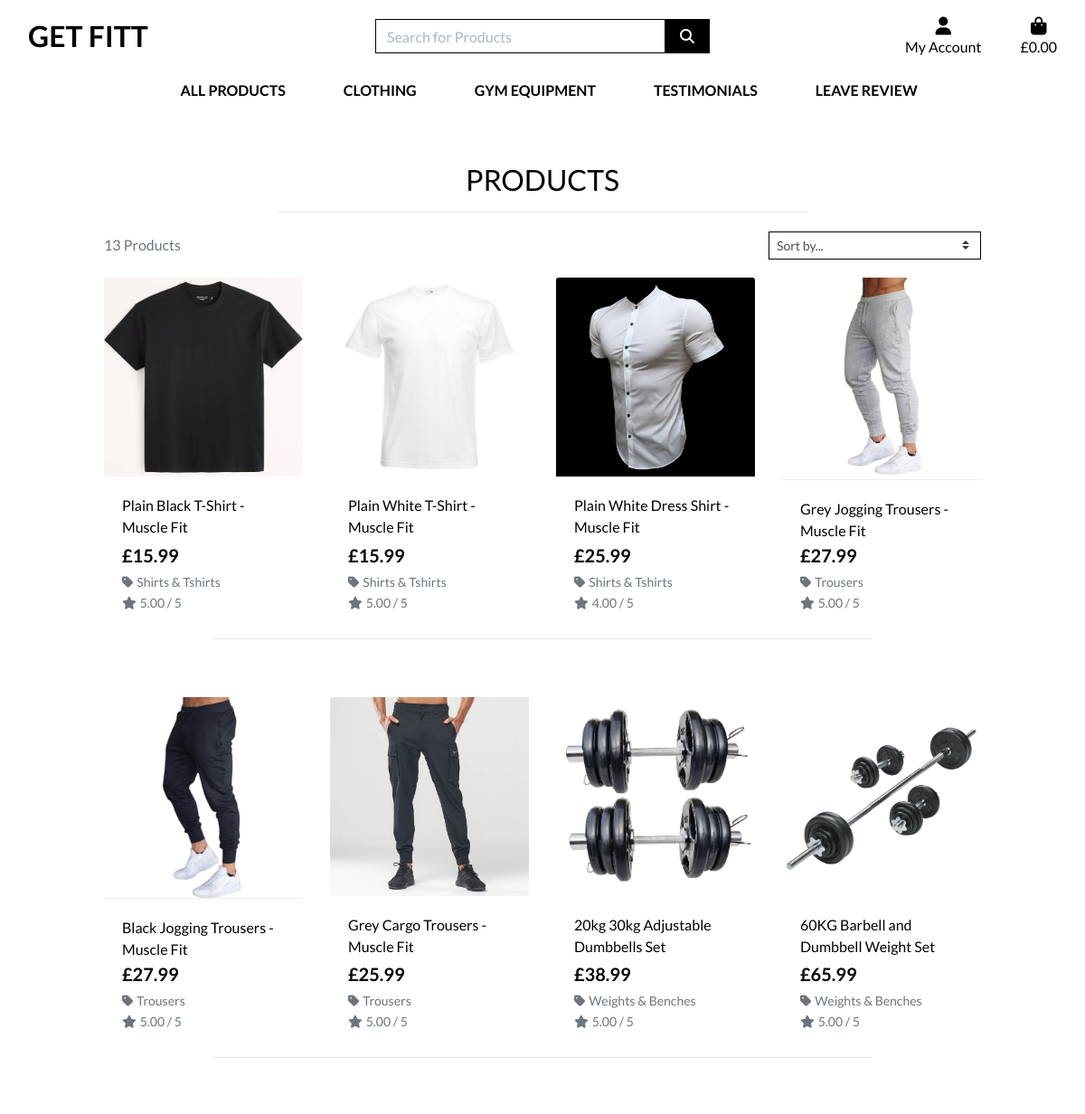
The app's page /products/ (upper part), older data.
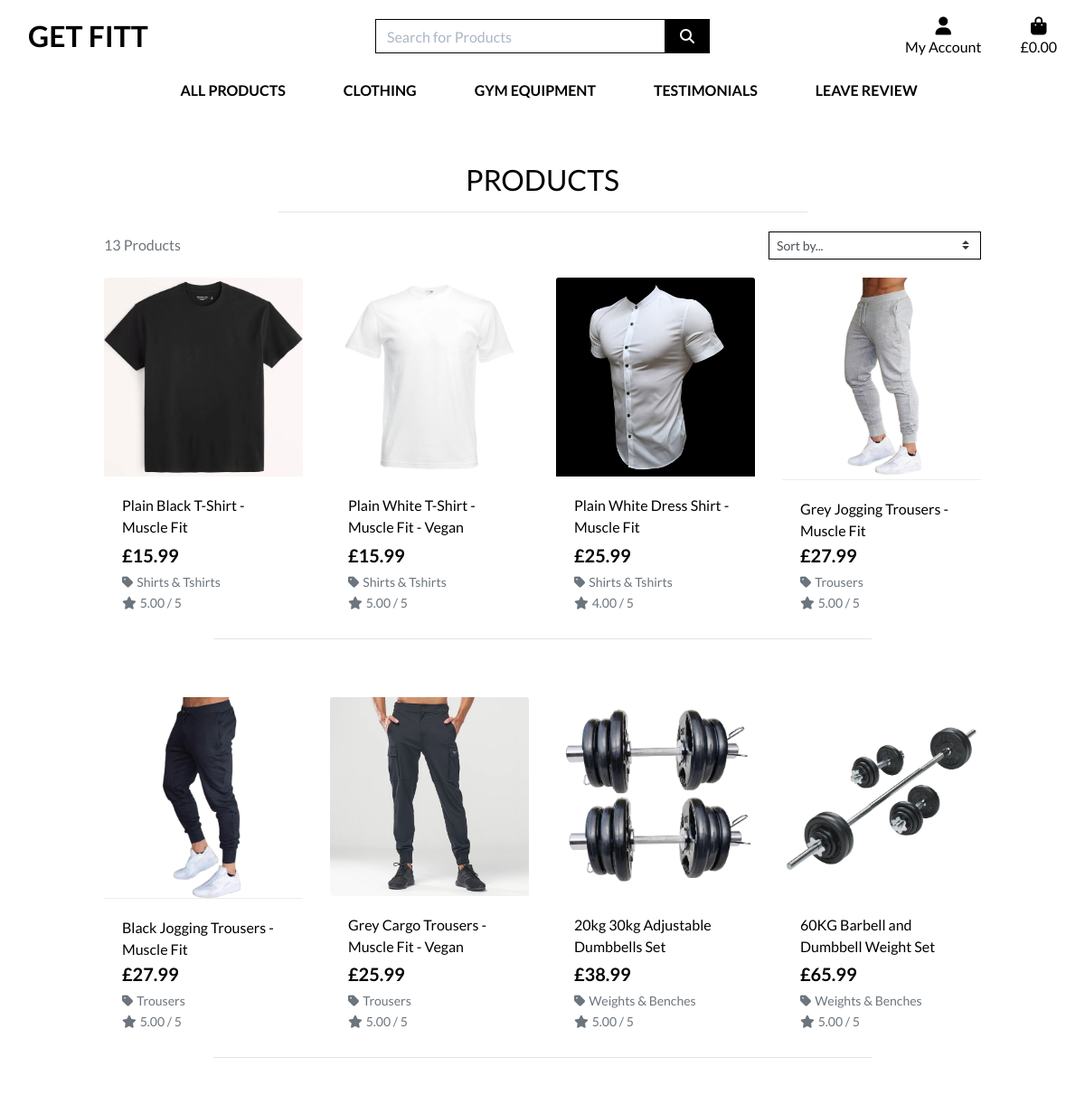
The same page, newer data.
### products/models.py (models this page shows, shortened)
class Product(models.Model):
    category = models.ForeignKey('Category', null=True, blank=True, on_delete=models.SET_NULL)
    sku = models.CharField(max_length=254, null=True, blank=True)
    name = models.CharField(max_length=254)
    description = models.TextField()
    best_for = models.CharField(max_length=254, null=True, blank=True)
    material = models.CharField(max_length=254, null=True, blank=True)
    season = models.CharField(max_length=254, null=True, blank=True)
    is_vegan = models.BooleanField(default=False, null=True, blank=True)
    has_sizes = models.BooleanField(default=False, null=True, blank=True)
    price = models.DecimalField(max_digits=6, decimal_places=2)
    rating = models.DecimalField(max_digits=6, decimal_places=2, null=True, blank=True)
    image_url = models.URLField(max_length=1024, null=True, blank=True)
    image = models.ImageField(null=True, blank=True)

class Category(models.Model):
    class Meta:
        verbose_name_plural = 'Categories'
    name = models.CharField(max_length=254)
    friendly_name = models.CharField(max_length=254, null=True, blank=True)

### products/views.py (the view, shortened to what this page needs)
# urls.py: path('', views.all_products, name='products'),
def all_products(request):
    products = Product.objects.all()
    query = None
    categories = None
    sort = None
    direction = None
    current_sorting = f'{sort}_{direction}'
    context = {
        'products': products,
        'search_term': query,
        'current_categories': categories,
        'current_sorting': current_sorting,
    }
    return render(request, 'products/products.html', context)

### bag/contexts.py (called while the page is built, shortened)
def bag_contents(request):
    bag_items = []
    total = 0
    product_count = 0
    bag = request.session.get('bag', {})
    if total < settings.FREE_DELIVERY_THRESHOLD:
        delivery = total * Decimal(settings.STANDARD_DELIVERY_PERCENTAGE / 100)
        free_delivery_delta = settings.FREE_DELIVERY_THRESHOLD - total
    else:
        delivery = 0
        free_delivery_delta = 0
    grand_total = delivery + total
    context = {
        'bag_items': bag_items,
        'total': total,
        'product_count': product_count,
        'delivery': delivery,
        'free_delivery_delta': free_delivery_delta,
        'free_delivery_threshold': settings.FREE_DELIVERY_THRESHOLD,
        'grand_total': grand_total,
    }
    return context

### products/templates/products/products.html (shortened to what this page needs)
{% extends "base.html" %}
{% load static %}
{% block page_header %}
    <div class="container header-container">
    </div>
{% endblock %}
{% block content %}
    <div class="overlay"></div>
    <div class="container-fluid">
        <div class="row">
            <div class="col text-center mt-3">
                <h2 class="logo-font">Products</h2>
                <hr class="w-50 mb-1">
            </div>
        </div>
        <div class="row">
            <div class="product-container col-10 offset-1">
                <div class="row mt-1 mb-2">
                    <div class="col-12 col-md-6 my-auto order-md-last d-flex justify-content-center justify-content-md-end">
                        <div class="sort-select-wrapper w-50">
                            <select id="sort-selector" class="custom-select custom-select-sm rounded-0 border border-{% if current_sorting != 'None_None' %}info{% else %}black{% endif %}">
                                <option value="reset" {% if current_sorting == 'None_None' %}selected{% endif %}>Sort by...</option>
                            </select>
                        </div>
                    </div>
                    <div class="col-12 col-md-6 order-md-first">
                        <p class="text-muted mt-3 text-center text-md-left">
                            {{ products|length }} Products{% if search_term %} found for <strong>"{{ search_term }}"</strong>{% endif %}
                        </p>
                    </div>
                </div>
                <div class="row">
                    {% for product in products %}
                        <div class="col-sm-6 col-md-6 col-lg-4 col-xl-3">
                            <div class="card h-100 border-0">
                                {% if product.image %}
                                <a href="{% url 'product_detail' product.id %}">
                                    <img class="card-img-top img-fluid" src="{{ product.image.url }}" alt="{{ product.name }}">
                                </a>
                                {% else %}
                                <a href="{% url 'product_detail' product.id %}">
                                    <img class="card-img-top img-fluid" src="{{ MEDIA_URL }}noimage.png" alt="{{ product.name }}">
                                </a>
                                {% endif %}
                                <div class="card-body pb-0">
                                    <p class="mb-0">{{ product.name }}</p>
                                </div>
                                <div class="card-footer bg-white pt-0 border-0 text-left">
                                    <div class="row">
                                        <div class="col">
                                            <p class="lead mb-0 text-left font-weight-bold">£{{ product.price }}</p>
                                            {% if product.category %}
                                            <p class="small mt-1 mb-0">
                                                <a class="text-muted" href="{% url 'products' %}?category={{ product.category.name }}">
                                                    <i class="fas fa-tag mr-1"></i>{{ product.category.friendly_name }}
                                                </a>
                                            </p>
                                            {% endif %}
                                            {% if product.rating %}
                                                <small class="text-muted"><i class="fas fa-star mr-1"></i>{{ product.rating }} / 5</small>
                                            {% else %}
                                                <small class="text-muted">No Rating</small>
                                            {% endif %}
                                        </div>
                                    </div>
                                </div>
                            </div>
                        </div>
                        {% if forloop.counter|divisibleby:4 %}
                            <div class="col-12 d-none d-xl-block mb-5">
                                <hr>
                            </div>
                        {% endif %}
                    {% endfor %}
                </div>
            </div>
        </div>
    </div>
{% endblock %}

### templates/base.html (shortened to what this page needs)
{% load static %}
<!doctype html>
<html lang="en">
  <head>
    {% block main_css %}
    <link rel="stylesheet" href="https://cdn.jsdelivr.net/npm/bootstrap@4.6.2/dist/css/bootstrap.min.css">
    <link rel="stylesheet" href="{% static 'css/base.css' %}">
    {% endblock %}
  </head>
  <body>
    <header class="container-fluid fixed-top">
      <div id="topnav" class="row bg-white pt-lg-2 d-none d-lg-flex">
        <div class="col col-12 col-lg-4 my-auto py-1 py-lg-0 text-center text-lg-left">
          <a href="{% url 'home' %}" class="nav-link main-logo-link">
            <h2 class="logo-font text-black my-0"><strong>Get Fitt</strong></h2>
          </a>
        </div>
        <div class="col col-12 col-lg-4 my-auto py-1 py-lg-0 text-center text-lg-left">
          <form action="{% url 'products' %}" method="GET">
            <div class="input-group w-100">
              <input type="text" name="q" placeholder="Search for Products" class="form-control border border-black rounded-0">
                <div class="input-group-append">
                  <button class="form-control btn btn-black border border-black rounded-0" type="submit">
                    <span class="icon">
                      <i class="fas fa-search"></i>
                    </span>
                  </button>
                </div>
            </div>
          </form>
        </div>
        <div class="col col-12 col-lg-4 my-auto py-1 py-lg-0 text-center text-lg-left">
          <ul class="list-inline list-unstyled text-center text-lg-right my-0">
            <li class="list-inline-item dropdown">
              <a href="#" class="text-black nav-link" id="user-options" data-toggle="dropdown" aria-haspopup="true" aria-expanded="false">
                <div class="text-center">
                  <div><i class="fas fa-user fa-lg"></i></div>
                  <p class="my-0">My Account</p>
                </div>
              </a>
            </li>
            <li class="list-inline-item">
              <a class="{% if grand_total %}text-info font-weight-bold{% else %}text-black{% endif %} nav-link" href="{% url 'view_bag' %}">
                <div class="text-center">
                  <div><i class="fas fa-shopping-bag fa-lg"></i></div>
                    <p class="my-0">
                      {% if grand_total %}
                        £{{ grand_total|floatformat:2 }}
                      {% else %}
                        £0.00
                      {% endif %}
                    </p>
                </div>
              </a>
            </li>
          </ul>
        </div>
      </div>
      <div class="row bg-white">
        <nav class="navbar navbar-expand-lg navbar-light w-100">
            {% include 'includes/mobile-top-header.html' %}
            {% include 'includes/main-nav.html' %}
        </nav>
      </div>
    </header>
    {% block page_header %}
    {% endblock %}
    {% block content %}
    {% endblock %}
  </body>
</html>

### templates/includes/mobile-top-header.html (shortened to what this page needs)
<ul>
  </ul>

### templates/includes/main-nav.html (shortened to what this page needs)
<div class="collapse navbar-collapse" id="main-nav">
    <ul class="navbar-nav w-auto mx-auto">
        <li class="nav-item dropdown">
            <a class="logo-font font-weight-bold nav-link text-black mr-5" href="#" id="all-products-link" data-toggle="dropdown" aria-haspopup="true" aria-expanded="false">
                All Products
            </a>
        </li>
        <li class="nav-item dropdown">
            <a class="logo-font font-weight-bold nav-link text-black mr-5" href="#" id="clothing-link" data-toggle="dropdown" aria-haspopup="true" aria-expanded="false">
                Clothing
            </a>
        </li>
        <li class="nav-item dropdown">
            <a class="logo-font font-weight-bold nav-link text-black mr-5" href="#" id="homeware-link" data-toggle="dropdown" aria-haspopup="true" aria-expanded="false">
                Gym Equipment
            </a>
        </li>
        <li class="nav-item dropdown" aria-labelledby="testimonials-link">
            <a class="logo-font font-weight-bold nav-link text-black mr-5" href="{% url 'testimonials' %}">Testimonials</a>
        </li>
        <li class="nav-item dropdown" aria-labelledby="review-link">
            <a class="logo-font font-weight-bold nav-link text-black mr-5" href="{% url 'feedback' %}">Leave Review</a>
        </li>
    </ul>
</div>

### static/css/base.css (style rules this page uses)
html { height: 100%; }
body { background: url('/media/homepage_background_cropped.jpg') no-repeat center fixed; background-size: cover; background-position: top right; height: calc(100vh - 164px); color: #000000; font-family: 'Lato'; }
.icon { align-items: center; display: inline-flex; justify-content: center; height: 1.5rem; width: 1.5rem; }
.logo-font { text-transform: uppercase; }
.main-logo-link { width: fit-content; }
.btn-black { background: black; color: white; }
.text-black { color: #000 !important; }
.border-black { border: 1px solid black !important; }
.overlay { height: 100%; width: 100%; top: 0; left: 0; position: fixed; background: white; z-index: -1; }
input[name='q']::placeholder { color: #aab7c4; }
@media (min-width: 1200px) { .container { max-width: 80%; } }
@media (min-width: 992px) { .header-container { padding-top: 164px; } }
hr { width: 75%; color: #959595; }

Row changes from the older to the newer data that the page shows:
changed Product: name "Plain White T-Shirt - Muscle Fit" → "Plain White T-Shirt - Muscle Fit - Vegan"
changed Product: name "Grey Cargo Trousers - Muscle Fit" → "Grey Cargo Trousers - Muscle Fit - Vegan"
